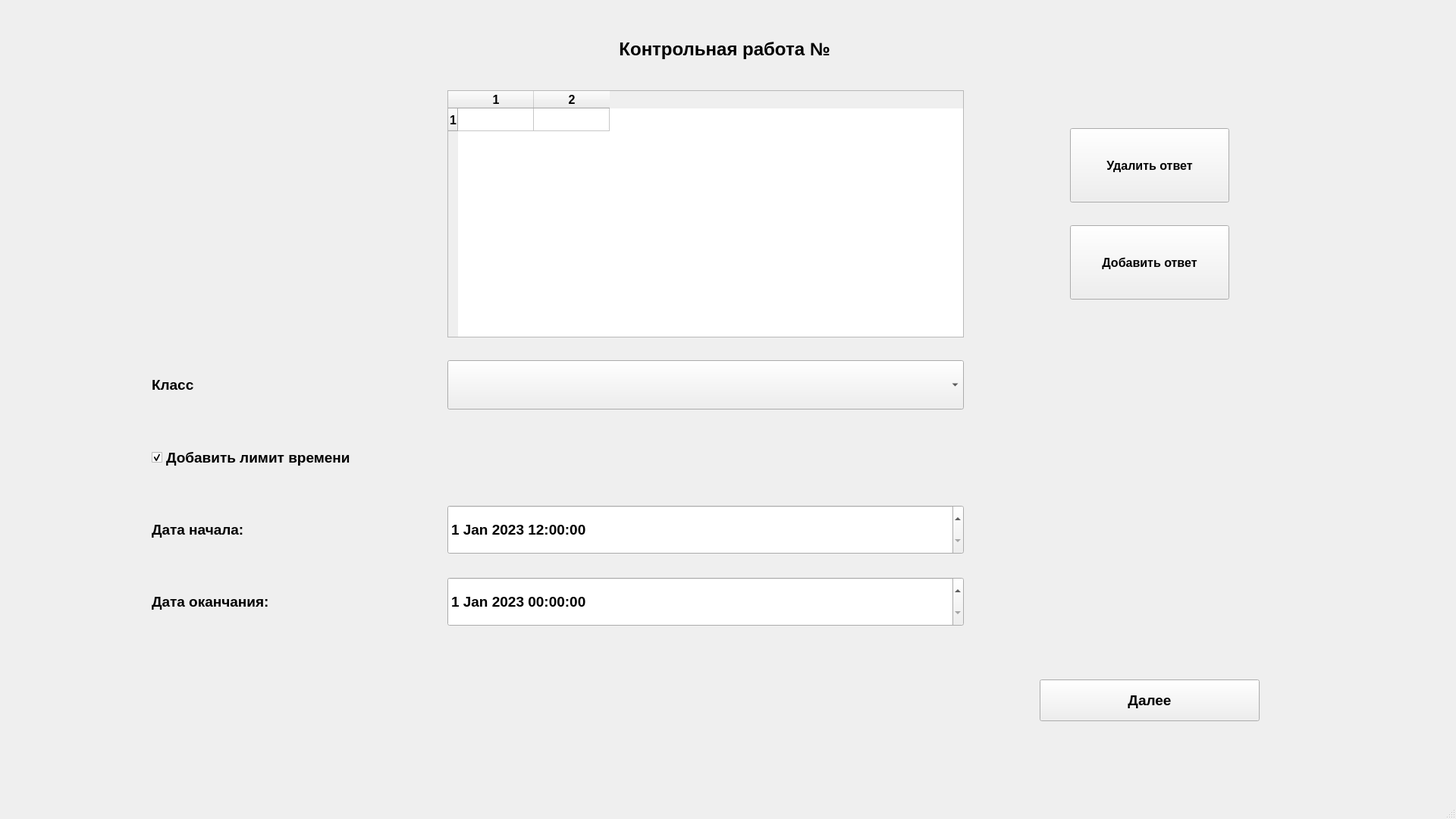
<?xml version="1.0" encoding="UTF-8"?>
<ui version="4.0">
 <class>MainWindow</class>
 <widget class="QMainWindow" name="MainWindow">
  <property name="geometry">
   <rect>
    <x>0</x>
    <y>0</y>
    <width>1920</width>
    <height>1080</height>
   </rect>
  </property>
  <property name="font">
   <font>
    <family>Arial</family>
    <pointsize>12</pointsize>
    <weight>75</weight>
    <bold>true</bold>
   </font>
  </property>
  <property name="windowTitle">
   <string>MainWindow</string>
  </property>
  <widget class="QWidget" name="widget">
   <widget class="QWidget" name="gridLayoutWidget">
    <property name="geometry">
     <rect>
      <x>0</x>
      <y>0</y>
      <width>1911</width>
      <height>1031</height>
     </rect>
    </property>
    <layout class="QGridLayout" name="layout">
     <property name="horizontalSpacing">
      <number>100</number>
     </property>
     <property name="verticalSpacing">
      <number>30</number>
     </property>
     <item row="6" column="2" colspan="2">
      <widget class="QDateTimeEdit" name="edit_end_datetime">
       <property name="sizePolicy">
        <sizepolicy hsizetype="Preferred" vsizetype="Preferred">
         <horstretch>3</horstretch>
         <verstretch>4</verstretch>
        </sizepolicy>
       </property>
       <property name="font">
        <font>
         <family>Arial</family>
         <pointsize>14</pointsize>
        </font>
       </property>
       <property name="date">
        <date>
         <year>2023</year>
         <month>1</month>
         <day>1</day>
        </date>
       </property>
       <property name="maximumDateTime">
        <datetime>
         <hour>23</hour>
         <minute>59</minute>
         <second>59</second>
         <year>2030</year>
         <month>1</month>
         <day>1</day>
        </datetime>
       </property>
       <property name="minimumDateTime">
        <datetime>
         <hour>0</hour>
         <minute>0</minute>
         <second>0</second>
         <year>2023</year>
         <month>1</month>
         <day>1</day>
        </datetime>
       </property>
      </widget>
     </item>
     <item row="8" column="0">
      <spacer name="horizontalSpacer">
       <property name="orientation">
        <enum>Qt::Horizontal</enum>
       </property>
       <property name="sizeType">
        <enum>QSizePolicy::Fixed</enum>
       </property>
       <property name="sizeHint" stdset="0">
        <size>
         <width>100</width>
         <height>20</height>
        </size>
       </property>
      </spacer>
     </item>
     <item row="5" column="4">
      <spacer name="horizontalSpacer_2">
       <property name="orientation">
        <enum>Qt::Horizontal</enum>
       </property>
       <property name="sizeType">
        <enum>QSizePolicy::Fixed</enum>
       </property>
       <property name="sizeHint" stdset="0">
        <size>
         <width>250</width>
         <height>20</height>
        </size>
       </property>
      </spacer>
     </item>
     <item row="8" column="4">
      <widget class="QPushButton" name="btn_next">
       <property name="sizePolicy">
        <sizepolicy hsizetype="Preferred" vsizetype="Preferred">
         <horstretch>0</horstretch>
         <verstretch>3</verstretch>
        </sizepolicy>
       </property>
       <property name="font">
        <font>
         <family>Arial</family>
         <pointsize>14</pointsize>
        </font>
       </property>
       <property name="text">
        <string>Далее</string>
       </property>
      </widget>
     </item>
     <item row="5" column="1">
      <widget class="QLabel" name="label_3">
       <property name="sizePolicy">
        <sizepolicy hsizetype="Preferred" vsizetype="Preferred">
         <horstretch>2</horstretch>
         <verstretch>2</verstretch>
        </sizepolicy>
       </property>
       <property name="font">
        <font>
         <family>Arial</family>
         <pointsize>14</pointsize>
        </font>
       </property>
       <property name="text">
        <string>Дата начала:</string>
       </property>
      </widget>
     </item>
     <item row="9" column="3">
      <spacer name="verticalSpacer">
       <property name="orientation">
        <enum>Qt::Vertical</enum>
       </property>
       <property name="sizeHint" stdset="0">
        <size>
         <width>20</width>
         <height>80</height>
        </size>
       </property>
      </spacer>
     </item>
     <item row="4" column="1">
      <widget class="QCheckBox" name="cb_limit_datetime">
       <property name="sizePolicy">
        <sizepolicy hsizetype="Preferred" vsizetype="Preferred">
         <horstretch>2</horstretch>
         <verstretch>4</verstretch>
        </sizepolicy>
       </property>
       <property name="font">
        <font>
         <family>Arial</family>
         <pointsize>14</pointsize>
        </font>
       </property>
       <property name="text">
        <string>Добавить лимит времени</string>
       </property>
       <property name="checked">
        <bool>true</bool>
       </property>
      </widget>
     </item>
     <item row="5" column="2" colspan="2">
      <widget class="QDateTimeEdit" name="edit_start_datetime">
       <property name="sizePolicy">
        <sizepolicy hsizetype="Preferred" vsizetype="Preferred">
         <horstretch>3</horstretch>
         <verstretch>4</verstretch>
        </sizepolicy>
       </property>
       <property name="font">
        <font>
         <family>Arial</family>
         <pointsize>14</pointsize>
        </font>
       </property>
       <property name="date">
        <date>
         <year>2023</year>
         <month>1</month>
         <day>1</day>
        </date>
       </property>
       <property name="minimumDateTime">
        <datetime>
         <hour>12</hour>
         <minute>0</minute>
         <second>0</second>
         <year>2023</year>
         <month>1</month>
         <day>1</day>
        </datetime>
       </property>
       <property name="maximumDate">
        <date>
         <year>2030</year>
         <month>12</month>
         <day>31</day>
        </date>
       </property>
       <property name="minimumDate">
        <date>
         <year>2023</year>
         <month>1</month>
         <day>1</day>
        </date>
       </property>
      </widget>
     </item>
     <item row="7" column="2">
      <spacer name="verticalSpacer_3">
       <property name="orientation">
        <enum>Qt::Vertical</enum>
       </property>
       <property name="sizeHint" stdset="0">
        <size>
         <width>20</width>
         <height>40</height>
        </size>
       </property>
      </spacer>
     </item>
     <item row="3" column="1">
      <widget class="QLabel" name="label_5">
       <property name="sizePolicy">
        <sizepolicy hsizetype="Preferred" vsizetype="Preferred">
         <horstretch>3</horstretch>
         <verstretch>4</verstretch>
        </sizepolicy>
       </property>
       <property name="font">
        <font>
         <pointsize>14</pointsize>
        </font>
       </property>
       <property name="text">
        <string>Класс</string>
       </property>
      </widget>
     </item>
     <item row="3" column="2" colspan="2">
      <widget class="QComboBox" name="combobox_class">
       <property name="sizePolicy">
        <sizepolicy hsizetype="Preferred" vsizetype="Preferred">
         <horstretch>3</horstretch>
         <verstretch>4</verstretch>
        </sizepolicy>
       </property>
       <property name="font">
        <font>
         <pointsize>14</pointsize>
         <weight>50</weight>
         <bold>false</bold>
        </font>
       </property>
      </widget>
     </item>
     <item row="6" column="1">
      <widget class="QLabel" name="label_4">
       <property name="sizePolicy">
        <sizepolicy hsizetype="Preferred" vsizetype="Preferred">
         <horstretch>2</horstretch>
         <verstretch>2</verstretch>
        </sizepolicy>
       </property>
       <property name="font">
        <font>
         <family>Arial</family>
         <pointsize>14</pointsize>
        </font>
       </property>
       <property name="text">
        <string>Дата оканчания:</string>
       </property>
      </widget>
     </item>
     <item row="5" column="5">
      <spacer name="horizontalSpacer_3">
       <property name="orientation">
        <enum>Qt::Horizontal</enum>
       </property>
       <property name="sizeType">
        <enum>QSizePolicy::Fixed</enum>
       </property>
       <property name="sizeHint" stdset="0">
        <size>
         <width>150</width>
         <height>20</height>
        </size>
       </property>
      </spacer>
     </item>
     <item row="8" column="3">
      <spacer name="verticalSpacer_4">
       <property name="orientation">
        <enum>Qt::Vertical</enum>
       </property>
       <property name="sizeType">
        <enum>QSizePolicy::Fixed</enum>
       </property>
       <property name="sizeHint" stdset="0">
        <size>
         <width>20</width>
         <height>55</height>
        </size>
       </property>
      </spacer>
     </item>
     <item row="1" column="0" colspan="6">
      <widget class="QLabel" name="label">
       <property name="sizePolicy">
        <sizepolicy hsizetype="Preferred" vsizetype="Preferred">
         <horstretch>3</horstretch>
         <verstretch>3</verstretch>
        </sizepolicy>
       </property>
       <property name="font">
        <font>
         <family>Arial</family>
         <pointsize>18</pointsize>
        </font>
       </property>
       <property name="text">
        <string>Контрольная работа №</string>
       </property>
       <property name="alignment">
        <set>Qt::AlignCenter</set>
       </property>
      </widget>
     </item>
     <item row="0" column="3">
      <spacer name="verticalSpacer_5">
       <property name="orientation">
        <enum>Qt::Vertical</enum>
       </property>
       <property name="sizeHint" stdset="0">
        <size>
         <width>20</width>
         <height>40</height>
        </size>
       </property>
      </spacer>
     </item>
     <item row="2" column="2" colspan="2">
      <widget class="QTableWidget" name="table">
       <property name="sizePolicy">
        <sizepolicy hsizetype="Preferred" vsizetype="Preferred">
         <horstretch>0</horstretch>
         <verstretch>20</verstretch>
        </sizepolicy>
       </property>
       <property name="font">
        <font>
         <family>Arial</family>
         <pointsize>12</pointsize>
         <weight>75</weight>
         <bold>true</bold>
        </font>
       </property>
       <property name="editTriggers">
        <set>QAbstractItemView::NoEditTriggers</set>
       </property>
       <property name="rowCount">
        <number>1</number>
       </property>
       <property name="columnCount">
        <number>2</number>
       </property>
       <attribute name="horizontalHeaderDefaultSectionSize">
        <number>100</number>
       </attribute>
       <row/>
       <column/>
       <column/>
      </widget>
     </item>
     <item row="2" column="4">
      <layout class="QGridLayout" name="gridLayout">
       <item row="1" column="0">
        <spacer name="horizontalSpacer_7">
         <property name="orientation">
          <enum>Qt::Horizontal</enum>
         </property>
         <property name="sizeHint" stdset="0">
          <size>
           <width>40</width>
           <height>20</height>
          </size>
         </property>
        </spacer>
       </item>
       <item row="3" column="1">
        <widget class="QPushButton" name="btn_add_row">
         <property name="sizePolicy">
          <sizepolicy hsizetype="Preferred" vsizetype="Preferred">
           <horstretch>1</horstretch>
           <verstretch>1</verstretch>
          </sizepolicy>
         </property>
         <property name="font">
          <font>
           <family>Arial</family>
           <pointsize>12</pointsize>
          </font>
         </property>
         <property name="text">
          <string>Добавить ответ</string>
         </property>
        </widget>
       </item>
       <item row="0" column="1">
        <spacer name="verticalSpacer_6">
         <property name="orientation">
          <enum>Qt::Vertical</enum>
         </property>
         <property name="sizeType">
          <enum>QSizePolicy::Fixed</enum>
         </property>
         <property name="sizeHint" stdset="0">
          <size>
           <width>20</width>
           <height>50</height>
          </size>
         </property>
        </spacer>
       </item>
       <item row="1" column="1">
        <widget class="QPushButton" name="btn_delete_row">
         <property name="sizePolicy">
          <sizepolicy hsizetype="Preferred" vsizetype="Preferred">
           <horstretch>2</horstretch>
           <verstretch>1</verstretch>
          </sizepolicy>
         </property>
         <property name="font">
          <font>
           <family>Arial</family>
           <pointsize>12</pointsize>
          </font>
         </property>
         <property name="text">
          <string>Удалить ответ</string>
         </property>
        </widget>
       </item>
       <item row="2" column="1">
        <spacer name="verticalSpacer_7">
         <property name="orientation">
          <enum>Qt::Vertical</enum>
         </property>
         <property name="sizeType">
          <enum>QSizePolicy::Fixed</enum>
         </property>
         <property name="sizeHint" stdset="0">
          <size>
           <width>20</width>
           <height>30</height>
          </size>
         </property>
        </spacer>
       </item>
       <item row="1" column="2">
        <spacer name="horizontalSpacer_8">
         <property name="orientation">
          <enum>Qt::Horizontal</enum>
         </property>
         <property name="sizeHint" stdset="0">
          <size>
           <width>40</width>
           <height>20</height>
          </size>
         </property>
        </spacer>
       </item>
       <item row="4" column="1">
        <spacer name="verticalSpacer_8">
         <property name="orientation">
          <enum>Qt::Vertical</enum>
         </property>
         <property name="sizeType">
          <enum>QSizePolicy::Fixed</enum>
         </property>
         <property name="sizeHint" stdset="0">
          <size>
           <width>20</width>
           <height>50</height>
          </size>
         </property>
        </spacer>
       </item>
      </layout>
     </item>
    </layout>
   </widget>
  </widget>
  <widget class="QMenuBar" name="menubar">
   <property name="geometry">
    <rect>
     <x>0</x>
     <y>0</y>
     <width>1920</width>
     <height>21</height>
    </rect>
   </property>
  </widget>
  <widget class="QStatusBar" name="statusbar"/>
 </widget>
 <resources/>
 <connections/>
</ui>
